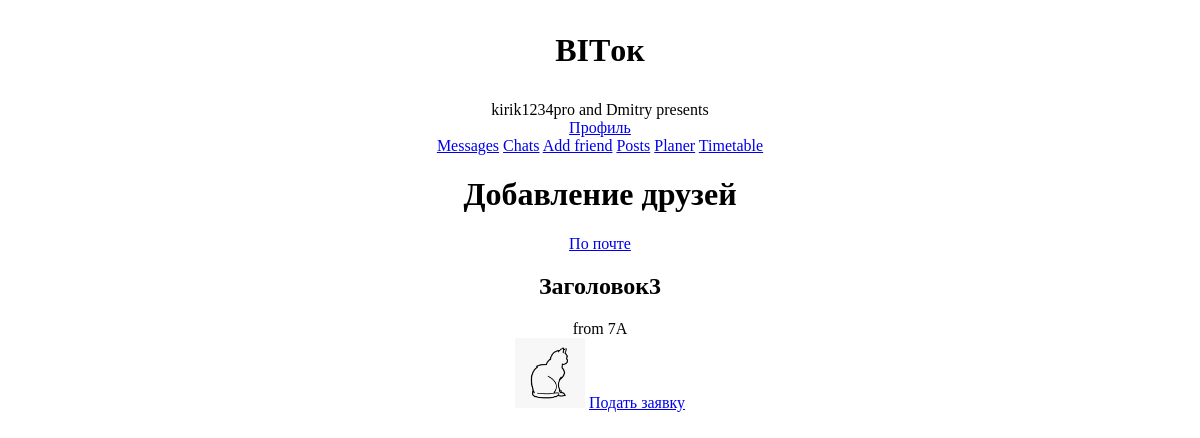
The app's page /add_friend (signed in), older data.
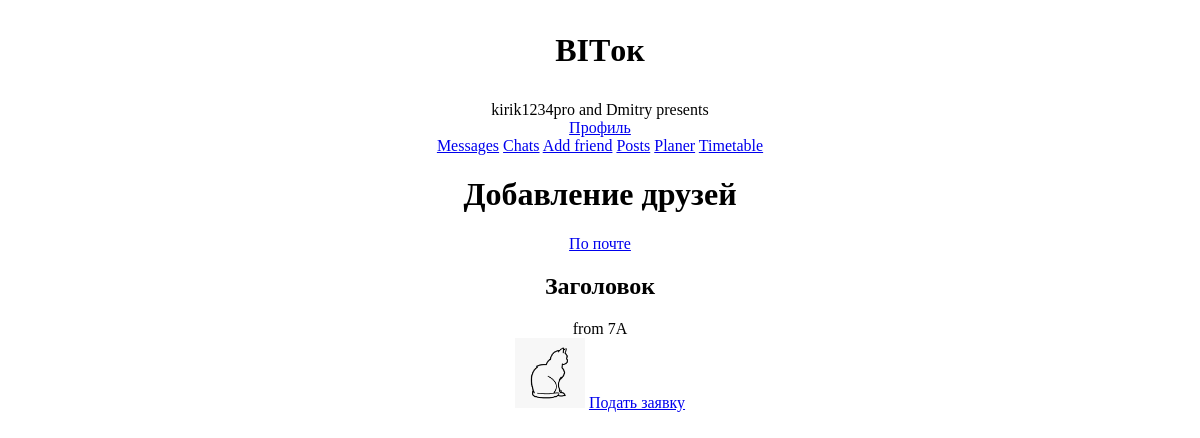
The same page, newer data.
### data/user.py (models this page shows, shortened)
class User(SqlAlchemyBase, UserMixin):
    __tablename__ = 'user'
    id = sqlalchemy.Column(sqlalchemy.Integer,
                           primary_key=True, autoincrement=True)
    name = sqlalchemy.Column(sqlalchemy.String, nullable=True)
    email = sqlalchemy.Column(sqlalchemy.String,
                              index=True, unique=True, nullable=True)
    hashed_password = sqlalchemy.Column(sqlalchemy.String, nullable=True)
    publications = sqlalchemy.Column(sqlalchemy.String, nullable=True)
    friends = sqlalchemy.Column(sqlalchemy.String, nullable=True)
    potential_friends = sqlalchemy.Column(sqlalchemy.String, nullable=True)
    photo = sqlalchemy.Column(sqlalchemy.String)
    messages = sqlalchemy.Column(sqlalchemy.String)
    messages_bad = sqlalchemy.Column(sqlalchemy.String)
    form = sqlalchemy.Column(sqlalchemy.String)
    role = sqlalchemy.Column(sqlalchemy.Integer)
    chats = sqlalchemy.Column(sqlalchemy.String)
    idstr = sqlalchemy.Column(sqlalchemy.String)
    current_form = sqlalchemy.Column(sqlalchemy.String)

### main.py (the view)
@app.route('/add_friend')
def add_friend():
    if current_user.friends != '0':
        data = db_sess.query(User).filter(
            and_(User.id.notin_(list(map(int, current_user.friends.split(',')))), User.id != current_user.id),
            User.potential_friends.notlike(f'%{current_user.id}%'),
            User.id.notin_(list(map(int, current_user.potential_friends.split(','))))).all()
    else:
        data = db_sess.query(User).filter(
            and_(User.id != current_user.id),
            User.potential_friends.notlike(f'%{current_user.id}%'),
            User.id.notin_(list(map(int, current_user.potential_friends.split(','))))).all()
    return render_template('add_friend.html', title='Добавление друга', data=data)

### data/db_session.py (called while the page is built)
def create_session() -> Session:
    global __factory
    return __factory()

### main.py (called while the page is built)
@login_manager.user_loader
def load_teacher(user_id):
    db_sess = db_session.create_session()
    return db_sess.query(User).get(user_id)

### templates/add_friend.html
{% extends "base.html" %}
{% block content %}
<center><h1>Добавление друзей</h1></center>
<center><a href="add_friend2" class="btn btn-primary">По почте</a></center>
{% for item in data%}
<center>
<div class="col-md6 border rounded">
    <h2>{{item.name}}</h2>
    <div>from {{item.form}}</div>
    <img src="/static/profile_photos/{{item.photo}}" width="70" height="70">
    <a href="reflection/{{item.id}}" class="btn btn-success">Подать заявку</a>
</div>
</center>
{% endfor %}
{% endblock %}

Row changes from the older to the newer data that the page shows:
changed User: name "Заголовок3" → "Заголовок"
